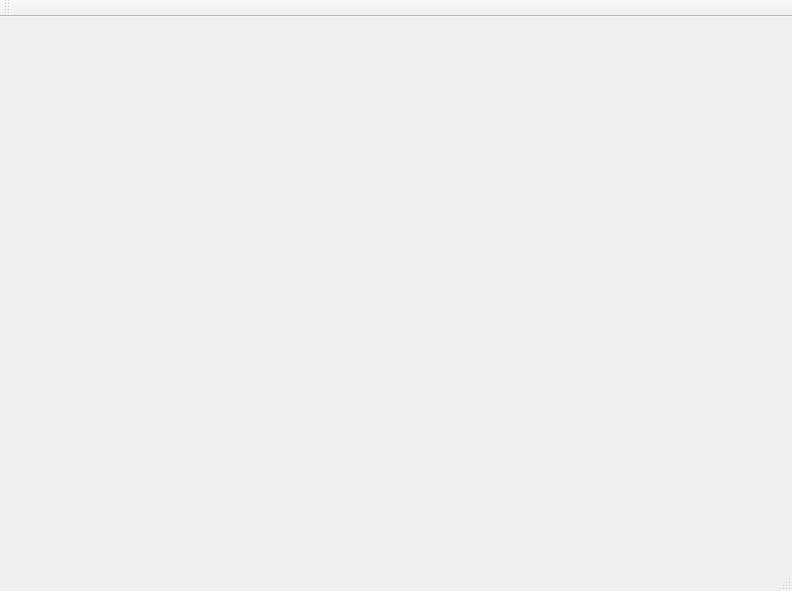
<?xml version="1.0" encoding="UTF-8"?>
<ui version="4.0">
 <class>MainWindow</class>
 <widget class="QMainWindow" name="MainWindow">
  <property name="geometry">
   <rect>
    <x>0</x>
    <y>0</y>
    <width>792</width>
    <height>591</height>
   </rect>
  </property>
  <property name="windowTitle">
   <string>MainWindow</string>
  </property>
  <widget class="QWidget" name="centralWidget"/>
  <widget class="QMenuBar" name="menuBar">
   <property name="geometry">
    <rect>
     <x>0</x>
     <y>0</y>
     <width>792</width>
     <height>26</height>
    </rect>
   </property>
  </widget>
  <widget class="QToolBar" name="mainToolBar">
   <attribute name="toolBarArea">
    <enum>TopToolBarArea</enum>
   </attribute>
   <attribute name="toolBarBreak">
    <bool>false</bool>
   </attribute>
  </widget>
  <widget class="QStatusBar" name="statusBar"/>
 </widget>
 <layoutdefault spacing="6" margin="11"/>
 <resources/>
 <connections/>
</ui>
